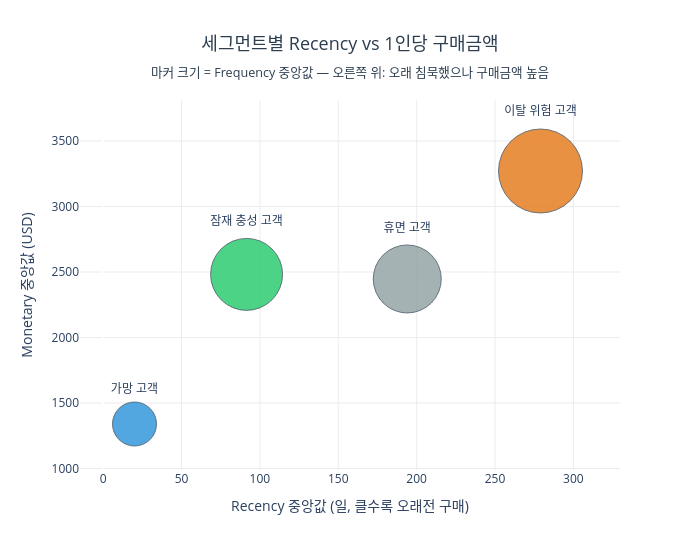

This figure's notebook cell:
### Code cell
fig = go.Figure()
for _, row in seg_summary.iterrows():
    seg = row['세그먼트']
    fig.add_trace(go.Scatter(
        x=[row['Recency_중앙값']],
        y=[row['Monetary_중앙값']],
        mode='markers+text',
        marker=dict(
            size=row['Frequency_중앙값'] * 4 + 8,
            color=seg_color.get(seg, '#cccccc'),
            line=dict(color='#2c3e50', width=0.8),
            opacity=0.85
        ),
        text=[seg],
        textposition='top center',
        name=seg,
        showlegend=False,
    ))

fig.update_layout(
    title=dict(
        text='세그먼트별 Recency vs 1인당 구매금액<br><sub>마커 크기 = Frequency 중앙값 — 오른쪽 위: 오래 침묵했으나 구매금액 높음</sub>',
        font=dict(size=18, color='#2c3e50'), x=0.5, xanchor='center'
    ),
    xaxis=dict(title='Recency 중앙값 (일, 클수록 오래전 구매)', gridcolor='#ececec'),
    yaxis=dict(title='Monetary 중앙값 (USD)', gridcolor='#ececec'),
    plot_bgcolor='white',
    width=700,
    height=550,
)
fig.show()

### Figure 1 — Plotly figure (JSON) as saved in the notebook; plotly's stock layout.template omitted (floating-point values rounded to 4 significant figures)
{"data": [{"marker": {"color": "#2ecc71", "line": {"color": "#2c3e50", "width": 0.8}, "opacity": 0.85, "size": 72}, "mode": "markers+text", "name": "잠재 충성 고객", "showlegend": false, "text": ["잠재 충성 고객"], "textposition": "top center", "type": "scatter", "x": [91.5], "y": [2482.0]}, {"marker": {"color": "#95a5a6", "line": {"color": "#2c3e50", "width": 0.8}, "opacity": 0.85, "size": 68}, "mode": "markers+text", "name": "휴면 고객", "showlegend": false, "text": ["휴면 고객"], "textposition": "top center", "type": "scatter", "x": [194], "y": [2447.0]}, {"marker": {"color": "#3498db", "line": {"color": "#2c3e50", "width": 0.8}, "opacity": 0.85, "size": 44}, "mode": "markers+text", "name": "가망 고객", "showlegend": false, "text": ["가망 고객"], "textposition": "top center", "type": "scatter", "x": [20], "y": [1340.0]}, {"marker": {"color": "#e67e22", "line": {"color": "#2c3e50", "width": 0.8}, "opacity": 0.85, "size": 84}, "mode": "markers+text", "name": "이탈 위험 고객", "showlegend": false, "text": ["이탈 위험 고객"], "textposition": "top center", "type": "scatter", "x": [279], "y": [3271.0]}], "layout": {"height": 550, "plot_bgcolor": "white", "title": {"font": {"color": "#2c3e50", "size": 18}, "text": "세그먼트별 Recency vs 1인당 구매금액<br><sub>마커 크기 = Frequency 중앙값 — 오른쪽 위: 오래 침묵했으나 구매금액 높음</sub>", "x": 0.5, "xanchor": "center"}, "width": 700, "xaxis": {"gridcolor": "#ececec", "title": {"text": "Recency 중앙값 (일, 클수록 오래전 구매)"}}, "yaxis": {"gridcolor": "#ececec", "title": {"text": "Monetary 중앙값 (USD)"}}}}
